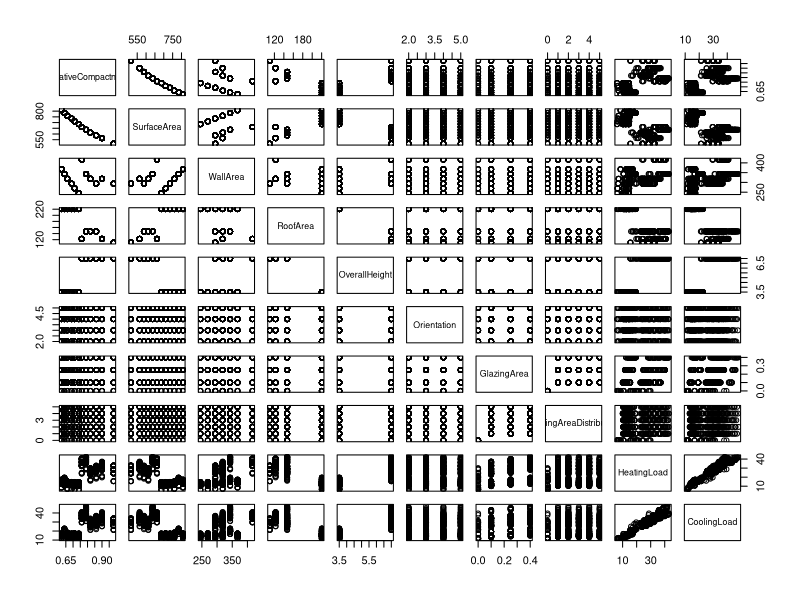
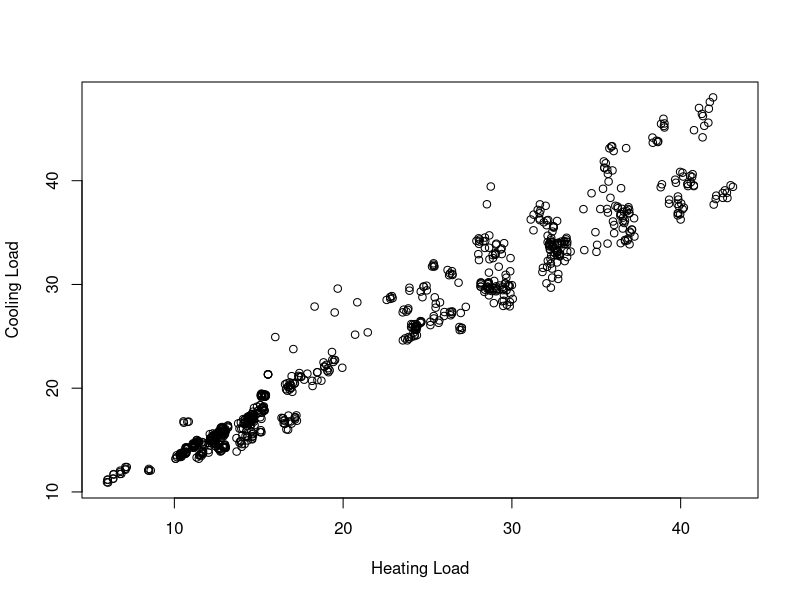
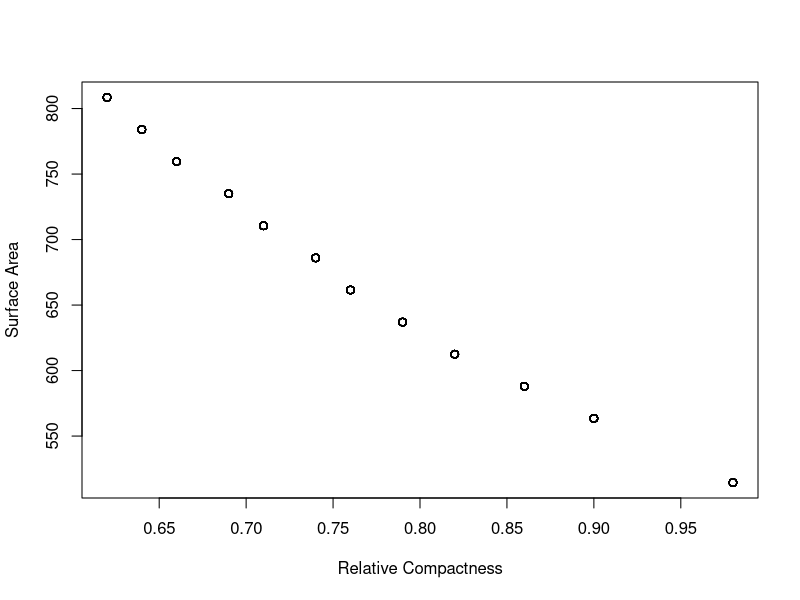

Recreate these plots in R, in order. (Note: this script raises an error after producing the figures.)
engy_eff <- read.csv("data/regression/EnergyEfficiency.csv", stringsAsFactors = FALSE)
values <- data.frame(engy_eff)
cor(engy_eff)
pairs(engy_eff)

#disable package warnings for screenshotting purposes
options(warn=-1)

############## engy_eff Exploration ################

#Plot Heating Load againest Cooling Load
plot(engy_eff$HeatingLoad, engy_eff$CoolingLoad, xlab="Heating Load", ylab="Cooling Load")
#Plot Relative Compactness against the Surface Area
plot(engy_eff$RelativeCompactness, engy_eff$SurfaceArea, xlab="Relative Compactness", ylab="Surface Area")

#Summarize each predicted attribute
#attach(values)
summary(HeatingLoad)
summary(CoolingLoad)

#look at the two predicted characteristics
table(HeatingLoad)
table(CoolingLoad)

set.seed(1)

########## Create Prediction Model - Heating Load #############

mydata <- data.frame(engy_eff)
regression.model <- lm(HeatingLoad ~ SurfaceArea + RoofArea + WallArea)

plot(HeatingLoad, CoolingLoad, xlab="HeatingLoad", ylab="CoolingLoad")
abline(lm(HeatingLoad ~ CoolingLoad, data = mydata))
plot(regression.model, which = 1)

#predict Heating load based on Surface Area, RoofArea and WallArea vars
newdata <- data.frame(SurfaceArea=500.0, RoofArea=150.0, WallArea=300.0)
predict(regression.model, newdata)
#summarize the model in relation to r squared
summary(regression.model)$r.squared
predict(regression.model, newdata, interval="confidence")
predict(regression.model, newdata, interval="predict")

########## Create Prediction Model - Cooling Load #############

mydata1 <- data.frame(engy_eff)
regression.model1 <- lm(CoolingLoad ~ SurfaceArea + RoofArea + WallArea)
plot(CoolingLoad, HeatingLoad, xlab="x CoolingLoad", ylab="HeatingLoad")
abline(lm(CoolingLoad ~ HeatingLoad, data = mydata1))
methods(plot)
plot(regression.model1, which = 1)

#predict Cooling load based on Surface Area, RoofArea and WallArea vars
newdata1 <- data.frame(SurfaceArea=500.0, RoofArea=150.0, WallArea=300.0)
predict(regression.model1, newdata1)

summary(regression.model1)$r.squared
predict(regression.model1, newdata1, interval="confidence")
predict(regression.model1, newdata1, interval="predict")
